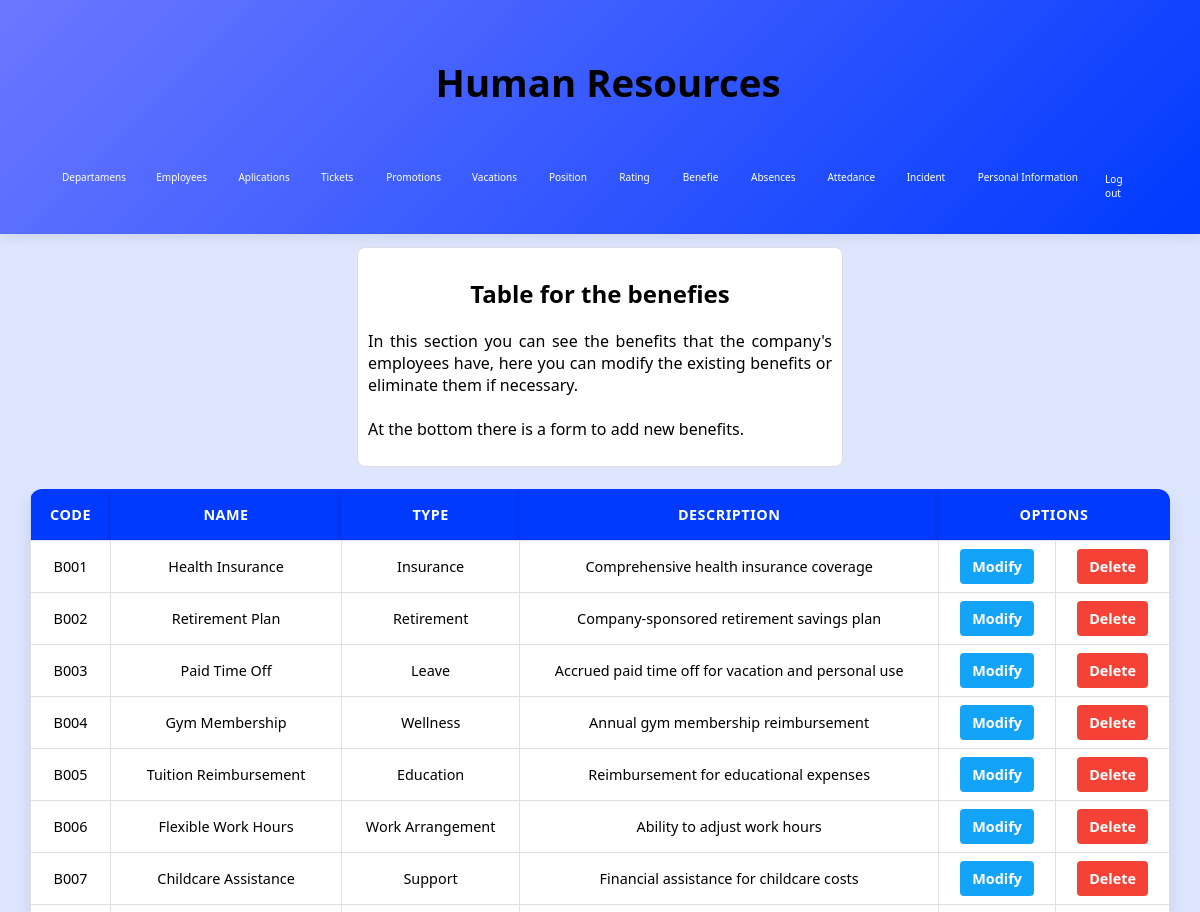
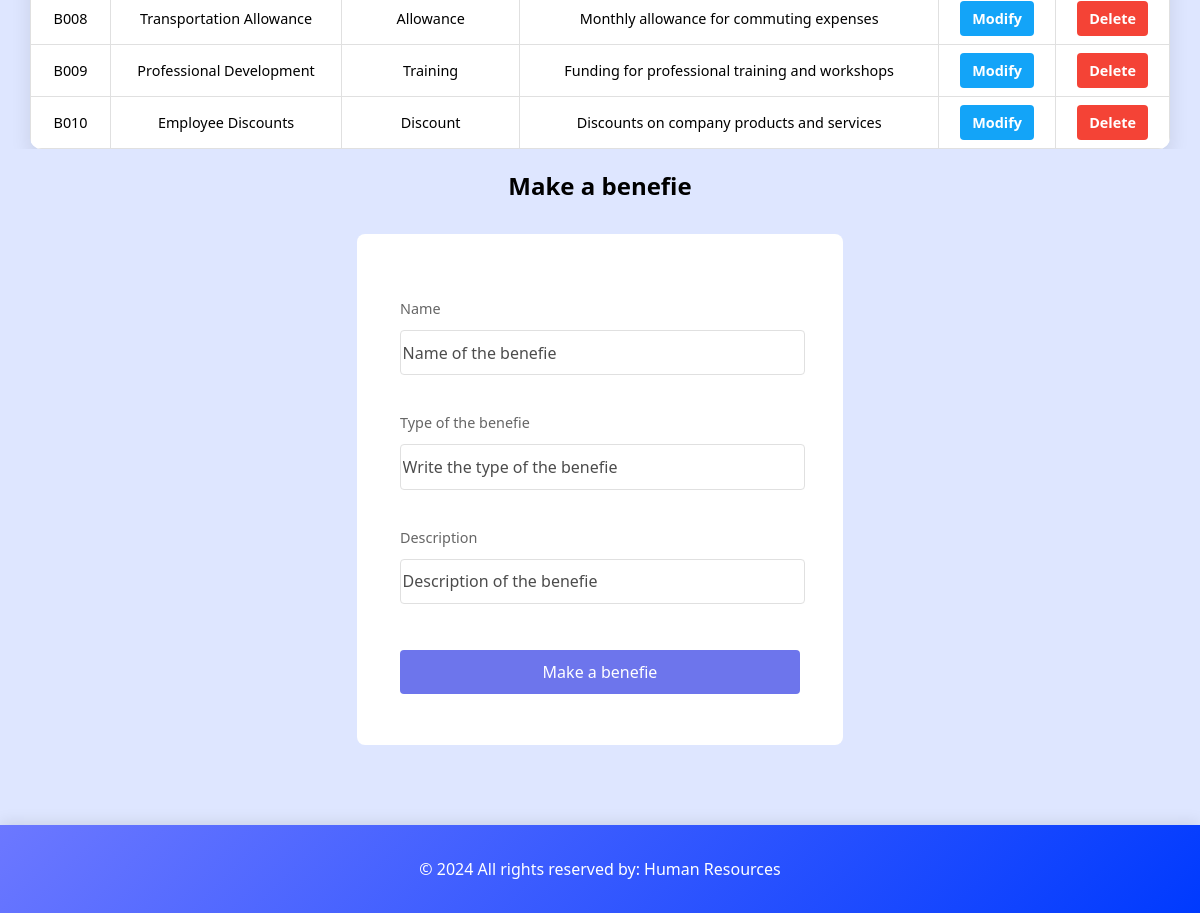
The app's page /Human_Resources/benefie.php (signed in) with its own data (2 pictures, top to bottom).
### tables this page shows
create table benefits(
    code varchar(5) primary key,
    name varchar(60) not null,
    type varchar(20) not null,
    description varchar(60) not null,
    index idx_benefits(name)
);

### functions.php (called while the page is built, shortened)
<?php
require("includes/config/MySQL_ConexionDB.php");
function showBenefits() {
    global $db_con;
    $benefits = [];
    try {
        $query = "SELECT code, name, type, description FROM benefits";
        $stm = $db_con->prepare($query);
        $stm->execute();
        while ($row = $stm->fetch(PDO::FETCH_ASSOC)) {
            $benefits[] = $row;
        }
    } catch (PDOException $e) {
        exit("Error en la consulta: " . $e->getMessage());
    }
    return $benefits;
}
?>

### Human_Resources/benefie.php (the view, shortened to what this page needs)
<?php include "../includes/headerHR.php";
require_once "../admin/functionsAdmin.php";
require_once "../functions.php";
$benefits = showBenefits();
?>
<section>
<center>
        <div class="questions">
        <h2>Table for the benefies</h2>
        <p>In this section you can see the benefits that the company's employees have, here you can modify the existing benefits or eliminate them if necessary.
<br><br>
At the bottom there is a form to add new benefits.</p>
        </div>
    </center>
<br>
    <div class="scroll">
        <table border="1" class="tableAdmin">
            <tr>
                <th>Code</th>
                <th>Name</th>
                <th>Type</th>
                <th>Description</th>
                <th colspan="2">Options</th>
            </tr>
            <?php foreach($benefits as $renglon) { ?>
            <tr>
                <td><?=$renglon['code']?></td>
                <td><?=$renglon['name']?></td>
                <td><?=$renglon['type']?></td>
                <td><?=$renglon['description']?></td>
                <td><a href="modifyBenefie.php?id=<?php echo $renglon['code']?>" class="action-modify">Modify</a></td>
                <td><a href="deleteBenefies.php?id=<?= $renglon['code']?>&action=delete&user=<?php echo $IDUsuario?>" class="action-delete">Delete</a></td>
            </tr><?php
            } ?>
        </table>
    </div>
    <div>
        <h2>Make a benefie</h2>
        <form action="addBenefits.php" class="formPage" method="POST">
        <fieldset><br>
                <div class="firstInput">
                    <label for="name">Name</label>
                    <input type="text" id="name" name="name" placeholder="Name of the benefie">
                </div>
                <br>
                <div>
                    <label for="type">Type of the benefie</label>
                    <input type="text" id="type" name="type" placeholder="Write the type of the benefie">
                </div>
                <br>
                <div>
                    <label for="description">Description</label>
                    <input type="text" id="description" name="description" placeholder="Description of the benefie">
                </div>
                <br>
                <div>
                    <button type="submit" name="btnBenfits">Make a benefie</button>
                </div>
            </fieldset>
        </form>
    </div>
</section>
<?php include "../includes/footer.php" ?>

### css/estilosdeLeon.css (style rules this page uses)
:root { --font-main: 'Segoe UI', sans-serif; --white: #ffffff; --black: #000000; --little_blue: #dee6ff; --little_gray: #efefef; --blue: #6c78ff; --blue_little: #ebf9ff; --dark_blue: #003afe; --very_green: #4dfe00; --green: #1ce42b; --purple: #003afe; --rojo: #ff4c4c; --rojo_hover: #ff6666; }
body { background-color: var(--little_blue); display: grid; min-height: 100vh; position: relative; grid-template-rows: auto 1fr auto; margin: 0; }
::placeholder { color: black; font-size: 1rem; font-family: Impact, Haettenschweiler, 'Arial Narrow Bold', sans-serif; opacity: .70; }
.questions { background-color: var(--white); border: 1px solid #ddd; width: 29rem; height: auto; margin-left: 0.2rem; margin-right: 0.2rem; margin-top: 0.8rem; text-align: justify; padding: 10px; border-radius: 8px; }
.formPage { text-align: left; margin: 2rem auto; max-width: 25rem; background-color: white; height: auto; padding: 2.5rem; border-radius: 8px; box-shadow: none; border: 3px solid #00c85300; }
.formPage input { margin: 0.5rem 0 1rem 0; width: 100%; height: 2.5rem; font-size: 0.95rem; font-family: inherit; border: 1px solid #e0e0e0; border-radius: 4px; padding: 0.1rem; transition: border-color 0.2s ease; background-color: white; }
.formPage label { text-align: left; font-family: inherit; display: block; margin-bottom: 0.25rem; font-weight: normal; color: #666; font-size: 0.9rem; }
.formPage button { background-color: #6d75ec; font-size: 1rem; font-family: inherit; border: none; margin: 0.5rem 0; border-radius: 4px; width: 100%; height: 2.75rem; color: white; cursor: pointer; transition: background-color 0.2s ease; box-shadow: none; font-weight: 500; }
.formPage fieldset { border: none; padding: 0; margin: 0; }
.tableAdmin { border-collapse: collapse; text-align: center; margin: auto; font-size: 0.9rem; width: 95%; border: none; font-family: Arial, sans-serif; box-shadow: 0 10px 20px rgba(0, 0, 0, 0.1); border-radius: 12px; overflow: hidden; }
.scroll { max-height: 600px; overflow-y: auto; }
.tableAdmin th { background-color: var(--purple); color: white; font-family: Arial, sans-serif; padding: 1rem; border: none; text-transform: uppercase; letter-spacing: 0.5px; box-shadow: 0 4px 6px rgba(0, 0, 0, 0.2); }
.tableAdmin td { background-color: #ffffff; padding: 1rem; border: 1px solid #e0e0e0; color: var(--dark-gray); font-family: Arial, sans-serif; transition: background-color 0.3s ease, color 0.3s ease, border-color 0.3s ease; }
.tableAdmin tr:nth-child(even) { background-color: #f9f9f9; }
.tableAdmin tr:nth-child(odd) { background-color: #fff; }
.action-modify { background-color: #13a4f8; color: white; padding: 8px 12px; text-decoration: none; border-radius: 4px; font-weight: bold; transition: background-color 0.3s; }
.action-delete { background-color: #f44336; color: white; padding: 8px 12px; text-decoration: none; border-radius: 4px; font-weight: bold; transition: background-color 0.3s; }
label { font-weight: bold; color: #333; }
html { height: 100%; font-family: var(--font-main); }
h2 { text-align: center; font-family: var(--font-main); }
p { font-family: var(--font-main); }
::placeholder { font-family: var(--font-main); font-size: 1rem; opacity: .70; }
.formPage { font-family: var(--font-main); }
.formPage input { font-family: var(--font-main); }
.formPage label { font-family: var(--font-main); }
.formPage button { font-family: var(--font-main); }
.tableAdmin { font-family: var(--font-main); }
.tableAdmin th { font-family: var(--font-main); }
.tableAdmin td { font-family: var(--font-main); }

### records on screen
benefits: code "B001", name "Health Insurance", type "Insurance", description "Comprehensive health insurance coverage"
benefits: code "B002", name "Retirement Plan", type "Retirement", description "Company-sponsored retirement savings plan"
benefits: code "B003", name "Paid Time Off", type "Leave", description "Accrued paid time off for vacation and personal use"
benefits: code "B004", name "Gym Membership", type "Wellness", description "Annual gym membership reimbursement"
benefits: code "B005", name "Tuition Reimbursement", type "Education", description "Reimbursement for educational expenses"
benefits: code "B006", name "Flexible Work Hours", type "Work Arrangement", description "Ability to adjust work hours"
benefits: code "B007", name "Childcare Assistance", type "Support", description "Financial assistance for childcare costs"
benefits: code "B008", name "Transportation Allowance", type "Allowance", description "Monthly allowance for commuting expenses"
benefits: code "B009", name "Professional Development", type "Training", description "Funding for professional training and workshops"
benefits: code "B010", name "Employee Discounts", type "Discount", description "Discounts on company products and services"
